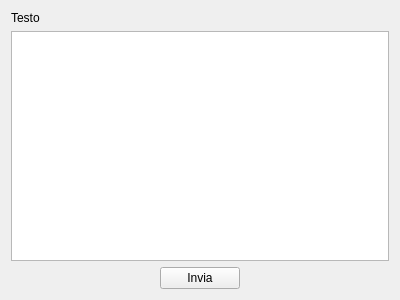
<?xml version="1.0" encoding="UTF-8"?>
<ui version="4.0">
 <class>ShowUsers</class>
 <widget class="QWidget" name="ShowUsers">
  <property name="geometry">
   <rect>
    <x>0</x>
    <y>0</y>
    <width>400</width>
    <height>300</height>
   </rect>
  </property>
  <property name="windowTitle">
   <string>Form</string>
  </property>
  <layout class="QVBoxLayout" name="verticalLayout">
   <item>
    <widget class="QLabel" name="label">
     <property name="text">
      <string>Testo</string>
     </property>
    </widget>
   </item>
   <item>
    <widget class="QTableWidget" name="tableWidget">
     <property name="cursor" stdset="0">
      <cursorShape>ArrowCursor</cursorShape>
     </property>
     <property name="editTriggers">
      <set>QAbstractItemView::NoEditTriggers</set>
     </property>
     <property name="selectionMode">
      <enum>QAbstractItemView::MultiSelection</enum>
     </property>
     <property name="showGrid">
      <bool>false</bool>
     </property>
     <property name="rowCount">
      <number>0</number>
     </property>
     <property name="columnCount">
      <number>1</number>
     </property>
     <attribute name="horizontalHeaderVisible">
      <bool>false</bool>
     </attribute>
     <attribute name="horizontalHeaderCascadingSectionResizes">
      <bool>false</bool>
     </attribute>
     <attribute name="horizontalHeaderDefaultSectionSize">
      <number>1000</number>
     </attribute>
     <attribute name="horizontalHeaderHighlightSections">
      <bool>true</bool>
     </attribute>
     <attribute name="horizontalHeaderMinimumSectionSize">
      <number>23</number>
     </attribute>
     <attribute name="verticalHeaderVisible">
      <bool>false</bool>
     </attribute>
     <attribute name="verticalHeaderCascadingSectionResizes">
      <bool>false</bool>
     </attribute>
     <attribute name="verticalHeaderDefaultSectionSize">
      <number>77</number>
     </attribute>
     <column/>
    </widget>
   </item>
   <item alignment="Qt::AlignHCenter">
    <widget class="QPushButton" name="pushButton">
     <property name="enabled">
      <bool>true</bool>
     </property>
     <property name="maximumSize">
      <size>
       <width>100</width>
       <height>16777215</height>
      </size>
     </property>
     <property name="text">
      <string>Invia</string>
     </property>
    </widget>
   </item>
  </layout>
 </widget>
 <resources/>
 <connections/>
</ui>
